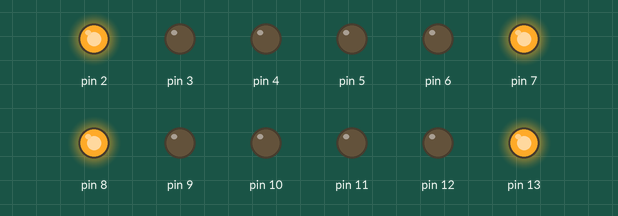
Recording of a sketch running on a simulated Arduino Uno, built with avr-gcc and run on an emulated ATmega328P. Shown: output pins drawn as LEDs (lit = HIGH).

Above: at 3.0 s.
At 7.0 s:
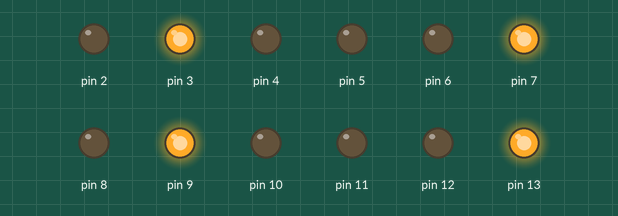
At 11.0 s:
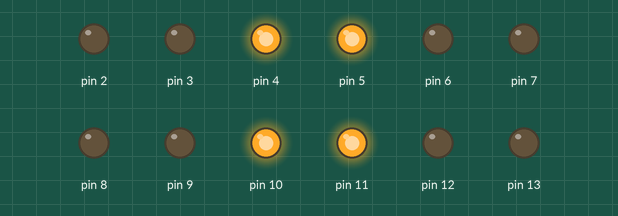
At 15.0 s:
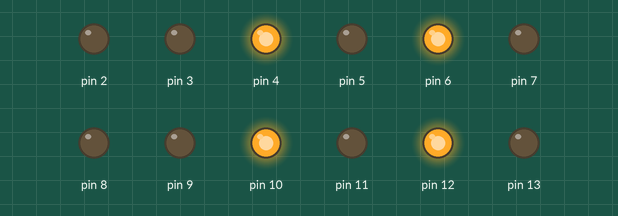
Timing chart, 0 to 20.8 s (numbered marks = the images above):
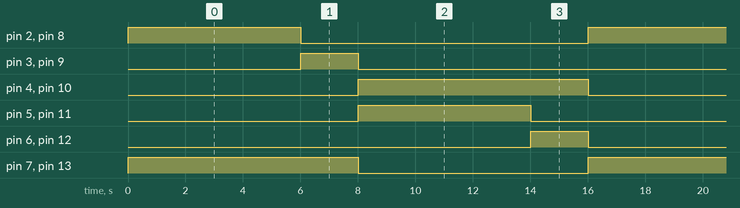

The sketch:

Traffic_light_intersection.ino
```cpp
// C++
// numbers represent the pin on the breadboard
//
void setup()
{
  pinMode(13, OUTPUT);
  pinMode(12, OUTPUT);
  pinMode(11, OUTPUT);
  pinMode(10, OUTPUT);
  pinMode(9, OUTPUT);
  pinMode(8, OUTPUT);
  pinMode(7, OUTPUT);
  pinMode(6, OUTPUT);
  pinMode(5, OUTPUT);
  pinMode(4, OUTPUT);
  pinMode(3, OUTPUT);
  pinMode(2, OUTPUT);
}

void loop()
{
  digitalWrite(7, HIGH);
  digitalWrite(13, HIGH);
  digitalWrite(2, HIGH);
  digitalWrite(8, HIGH);
  delay(6000);
  digitalWrite(2, LOW);
  digitalWrite(8, LOW);
  digitalWrite(9, HIGH);
  digitalWrite(3, HIGH);
  delay(2000);

  digitalWrite(7, LOW);
  digitalWrite(13, LOW);
  digitalWrite(9, LOW);
  digitalWrite(3, LOW);
  digitalWrite(10, HIGH);
  digitalWrite(4, HIGH);
  digitalWrite(11, HIGH);
  digitalWrite(5, HIGH);
  delay(6000);
  digitalWrite(11, LOW);
  digitalWrite(5, LOW);
  digitalWrite(12, HIGH);
  digitalWrite(6, HIGH);
  delay(2000);
  digitalWrite(10, LOW);
  digitalWrite(4, LOW);
  digitalWrite(12, LOW);
  digitalWrite(6, LOW);
}
```

Measured:
- by itself, pin 2, pin 5, pin 8, pin 11: alternates HIGH for 6.0 s and LOW for 10.0 s
- by itself, pin 3, pin 6, pin 9, pin 12: alternates HIGH for 2.0 s and LOW for 14.0 s
- by itself, pin 4, pin 7, pin 10, pin 13: alternates HIGH for 8.0 s and LOW for 8.0 s
